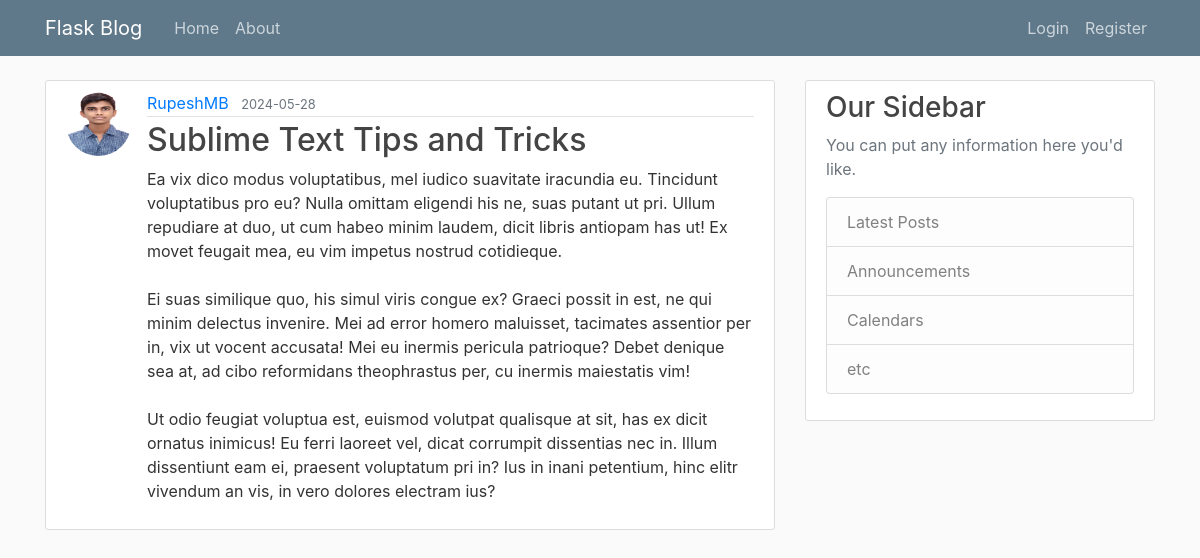
/post/15, run on the app's committed database.
### flaskblog/models.py (models this page shows, shortened)
class User(db.Model, UserMixin):
    id = db.Column(db.Integer, primary_key=True)
    username = db.Column(db.String(20), unique=True, nullable=False)
    email = db.Column(db.String(120), unique=True, nullable=False)
    image_file = db.Column(db.String(20), nullable=False, default='default.jpg')
    password = db.Column(db.String(60), nullable=False)
    posts = db.relationship('Post', backref='name', lazy=True)

class Post(db.Model):
    id = db.Column(db.Integer, primary_key=True)
    title = db.Column(db.String(100), nullable=False)
    date_posted = db.Column(db.DateTime, nullable=False, default=lambda: datetime.now(timezone.utc))
    content = db.Column(db.Text, nullable=False)
    user_id = db.Column(db.Integer, db.ForeignKey('user.id'), nullable=False)

### flaskblog/posts/routes.py (the view)
@posts.route("/post/<int:post_id>")
def post(post_id):
    post = Post.query.get_or_404(post_id)
    return render_template('post.html', title=post.title, post=post)

### flaskblog/templates/post.html (shortened to what this page needs)
{% extends "layout.html" %}
{% block content %}
    <article class="media content-section">
        <img class="rounded-circle article-img" src="{{url_for('static', filename='profile_pics/' + post.name.image_file)}}">
        <div class="media-body">
        <div class="article-metadata">
            <a class="mr-2" href="{{ url_for('users.user_posts',username=post.name.username) }}">{{ post.name.username }}</a>
            <small class="text-muted">{{ post.date_posted.strftime('%Y-%m-%d') }}</small>
        </div>
        <h2 class="article-title">{{ post.title }}</a></h2>
        <p class="article-content">{{ post.content }}</p>
        </div>
    </article>
{% endblock content %}

### flaskblog/static/main.css (style rules this page uses)
body { background: #fafafa; color: #333333; margin-top: 5rem; }
h1, h2, h3, h4, h5, h6 { color: #444444; }
.content-section { background: #ffffff; padding: 10px 20px; border: 1px solid #dddddd; border-radius: 3px; margin-bottom: 20px; }
.article-title { color: #444444; }
.article-content { white-space: pre-line; }
.article-img { height: 65px; width: 65px; margin-right: 16px; }
.article-metadata { padding-bottom: 1px; margin-bottom: 4px; border-bottom: 1px solid #e3e3e3 }

### data on the page
User: image_file (picture), name.username "RupeshMB"
Post: date_posted "2024-05-28", title "Sublime Text Tips and Tricks", content "Ea vix dico modus voluptatibus, mel iudico suavitate iracundia eu. Tincidunt voluptatibus pro eu? Nulla omittam eligendi his ne, suas putant ut pri. Ullum repudiare at duo, ut cum habeo minim laudem, dicit libris antiopam has ut! Ex movet feugait mea, eu vim impetus nostrud cotidieque. Ei suas similique quo, his simul viris congue ex? Graeci possit in est, ne qui minim delectus invenire. Mei ad error homero maluisset, tacimates assentior per in, vix ut vocent accusata! Mei eu inermis pericula patrioque? Debet denique sea at, ad cibo reformidans theophrastus per, cu inermis maiestatis vim! Ut odio feugiat voluptua est, euismod volutpat qualisque at sit, has ex dicit ornatus inimicus! Eu…"
